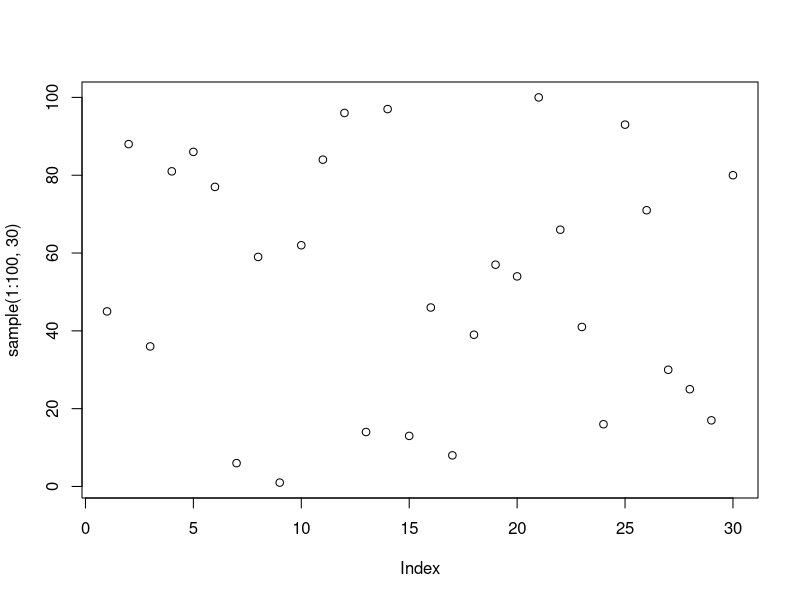

The R script that drew this image:
## ---- chunk 1
1 + 1
## ---- chunk 2
plot(sample(1:100, 30))
